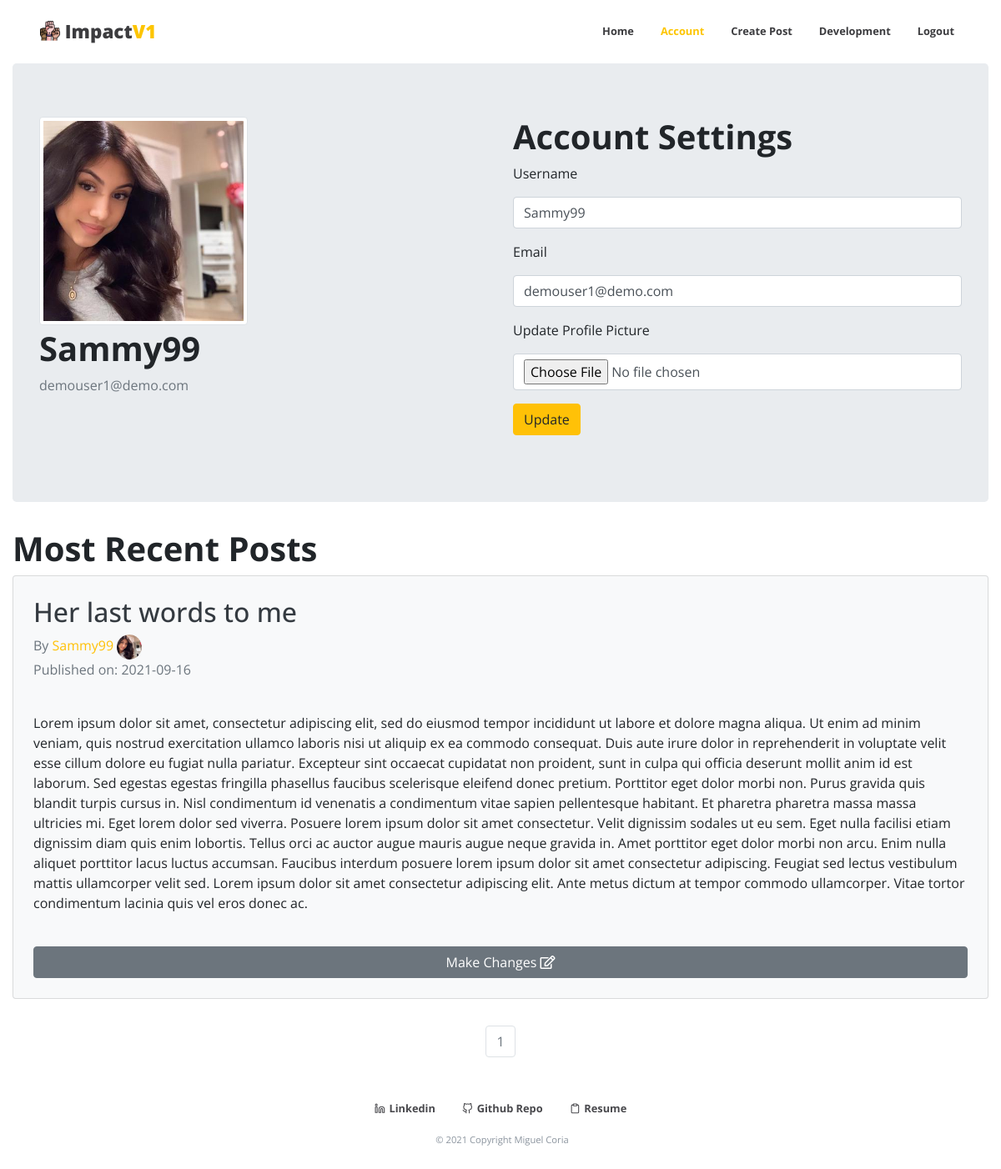
/account (signed in), run on the app's committed database.
### impact/models.py (models this page shows, shortened)
class User(db.Model,UserMixin):
    __tablename__ = 'users'
    id = db.Column(db.Integer, primary_key=True)
    profile_image = db.Column(db.String(64), nullable=False, default='default_profile.png')
    email = db.Column(db.String(64), unique=True, index=True)
    username = db.Column(db.String(64), unique=True, index=True)
    password_hash = db.Column(db.String(128))
    posts = db.relationship("Post", backref="author", lazy=True)

class Post(db.Model):
    users = db.relationship(User)
    id = db.Column(db.Integer, primary_key=True)
    post_image = db.Column(db.String(64), nullable=False, default='default_thumb.png')
    user_id = db.Column(db.Integer, db.ForeignKey('users.id'), nullable=False)
    date = db.Column(db.DateTime, nullable=False, default=datetime.utcnow)
    title = db.Column(db.String(140), nullable=False)
    text = db.Column(db.Text, nullable=False)

### impact/users/views.py (the view)
@users.route('/account', methods=['GET', 'POST'])
@login_required
def account():
    page = request.args.get('page', 1, type=int)
    posts = Post.query.filter_by(user_id=current_user.id).order_by(Post.date.desc()).paginate(page=page, per_page=3)
    user = User.query.filter_by(username=current_user.username).first()
    form = UpdateUserForm()
    if form.validate_on_submit():
        email = User.query.filter_by(email=form.email.data).first()
        user = User.query.filter_by(username=form.username.data).first()
        if form.avatar.data:
            username = current_user.username
            pic = add_profile_pic(form.avatar.data, username)
            current_user.profile_image = pic
        if form.username.data == current_user.username and form.email.data == current_user.email:
            flash('Your account is already up to date!', 'success')
            db.session.commit()
            return redirect(url_for('users.account'))
        if user is not None and email is not None:
            flash('Your account could not be updated', 'error')
            db.session.commit()
            return redirect(url_for('users.account'))
        current_user.username = form.username.data
        current_user.email = form.email.data
        db.session.commit()
        flash(u'Your account has been successfully updated!', 'success')
        return redirect(url_for('users.account'))
    elif request.method == "GET":
        form.username.data = current_user.username
        form.email.data = current_user.email
    profile_image = url_for('static', filename='profile_pics/' + current_user.profile_image)
    return render_template('account.html', profile_image=profile_image, form=form, posts=posts, user=user)

### impact/users/forms.py (shortened to what this page needs)
class UpdateUserForm(FlaskForm):
    email = StringField('Email', validators=[DataRequired(), Email()])
    username = StringField('Username', validators=[DataRequired()])
    avatar = FileField('Update Profile Picture', validators=[
                        FileAllowed(['jpg', 'png', 'jpeg', 'gif'])])
    submit = SubmitField('Update')

### impact/models.py (called while the page is built)
@login_manager.user_loader
def load_user(user_id):
    return User.query.get(user_id)

### impact/templates/account.html (shortened to what this page needs)
{% extends "base.html" %}
{% block content %}
<div class="jumbotron">
<div class="row">
  <div class="col">
    <img class="img-thumbnail mb-1" align='center' src="{{url_for('static',filename='profile_pics/'+current_user.profile_image)}}" width="250">
    <h1 class="font-weight-bold">{{current_user.username}}</h1>
    <p class='text-muted'>{{ current_user.email }}</p>
  </div>
  <div class="col container">
  <h1 class="font-weight-bold">Account Settings</h1>
    <form  method="POST" action="" enctype="multipart/form-data">
    <div class="form-group">
        {{form.username.label(class='form-group')}}
        {{form.username(class='form-control')}}
      </div>
      <div class="form-group">
      {{form.email.label(class='form-group')}}
      {{form.email(class='form-control')}}
      </div>
      <div class="form-group">
      {{form.avatar.label(class='form-group')}}
      {{form.avatar(class='form-control')}}
      </div>
      <div class="form-group">
       {{form.submit(class='btn btn-warning')}}
      </div>
    </form>
  </div>
  </div>
</div>
<div>
  <h1 class="font-weight-bold">Most Recent Posts</h1>
{% for post in posts.items  %}
<div class="card bg-light mb-3 p-4">
  <h2 class="text-dark"> <a class="text-dark" href="{{url_for('blog_post.blog_post',blog_post_id=post.id)}}">{{post.title}}</a> </h2>
  <a class="text-muted" href="{{url_for('users.user_posts',username=post.author.username)}}"><span class="text-muted">By </span><span class="text-warning">{{post.author.username}}</span> <img class=" card-image" align='center' src="{{url_for('static',filename='profile_pics/'+post.author.profile_image)}}" width="30"></a>
  <p class='text-muted'>Published on: {{post.date.strftime("%Y-%m-%d")}}</p>
   <br>
   <p>{{post.text}}</p>
   <br>
  <a href="{{ url_for('blog_post.blog_post', blog_post_id=post.id) }}" class="btn btn-secondary">Make Changes <i class="far fa-edit"></i></a>
</div>
{% endfor %}
</div>
</div>
<nav aria-label='Page Navigation example'>
<ul class="pagination justify-content-center">
    {% for page_num in posts.iter_pages(left_edge=1,right_edge=1,left_current=1,right_current=2)  %}
      {% if posts.page == page_num %}
      <li class='page-item disabled'>
        <a class="page-link" href="{{url_for('users.account',username=user.username,page=page_num)}}">{{ page_num}}</a>
      </li>
      {% else %}
      <li class='page-item'>
        <a class="page-link text-dark" href="{{url_for('users.account',username=user.username,page=page_num)}}">{{ page_num}}</a>
      </li>
      {% endif %}
    {% endfor %}
  </ul>
</nav>
{% endblock %}

### impact/static/styles/main.css (style rules this page uses)
body { font-family: "Open Sans", sans-serif !important; height: 100vh; }
nav { padding: 1rem 6rem !important; background-color: #ffff; }
.card-image { border-radius: 100%; }
@media only screen and (max-width: 1250px) { nav { padding: 1rem 3rem !important; } }

### data on the page
User: profile_image (picture), username "Sammy99", email "demouser1@demo.com"
Post: title "Her last words to me", author.username "Sammy99", profile_image (picture), date "2021-09-16", text "Lorem ipsum dolor sit amet, consectetur adipiscing elit, sed do eiusmod tempor incididunt ut labore et dolore magna aliqua. Ut enim ad minim veniam, quis nostrud exercitation ullamco laboris nisi ut aliquip ex ea commodo consequat. Duis aute irure dolor in reprehenderit in voluptate velit esse cillum dolore eu fugiat nulla pariatur. Excepteur sint occaecat cupidatat non proident, sunt in culpa qui officia deserunt mollit anim id est laborum. Sed egestas egestas fringilla phasellus faucibus scelerisque eleifend donec pretium. Porttitor eget dolor morbi non. Purus gravida quis blandit turpis cursus in. Nisl condimentum id venenatis a condimentum vitae sapien pellentesque habitant. Et pharetra…"

### other printed values
{{ page_num }} "1"
